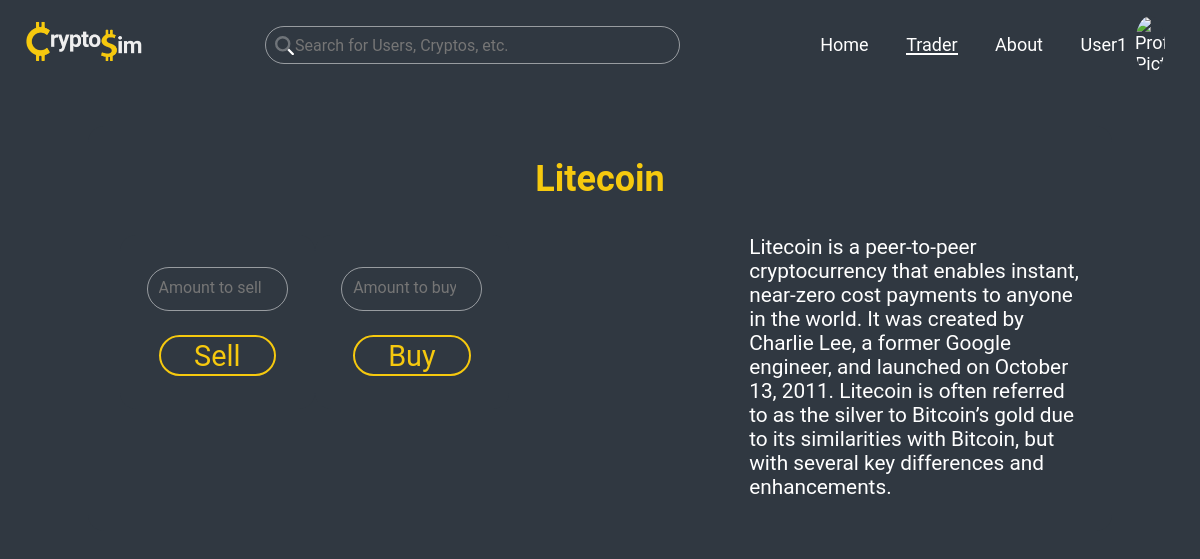
/php/coin_details.php?id=3 (signed in), run on the app's committed database.
### tables this page shows
CREATE TABLE `coin` (
  `id` int(11) NOT NULL,
  `name` varchar(100) NOT NULL,
  `description` varchar(500) NOT NULL
);

### php/coin_details.php (the view, shortened to what this page needs)
<?php
$host = 'localhost';
$dbname = 'web';
$username = 'web';
$password = 'web';
$conn = new mysqli($host, $username, $password, $dbname);
$sql = "SELECT * FROM coin WHERE id = ?";
$stmt = $conn->prepare($sql);
$stmt->bind_param("i", $_GET['id']);
$stmt->execute();
$result = $stmt->get_result();
$coin = $result->fetch_assoc();
?>
<!DOCTYPE html>
<html lang="en">
<head>
    <link rel="stylesheet" href="../css/style.css">
</head>
<header>
    <img src="../img/logo.png">
    <div class="search">
        <input type="text" id="search" name="search" placeholder="Search for Users, Cryptos, etc.">
    </div>
    <div class="navbar">
        <a href="home.php">Home</a>
        <a href="trader.php" class="active">Trader</a>
        <a href="about.php">About</a>
        <a href="profile.php" class="profile-link">
            <?php if (isset($_SESSION['username'])) echo $_SESSION['username'];
            else echo 'Profile'; ?>
            <img src="../<?php echo isset($_SESSION['profile_pic']) ? $_SESSION['profile_pic'] : 'img/profile-placeholder.jpg'; ?>" class="profile-pic" alt="Profile Picture">
        </a>
    </div>
</header>
<body>
<div class="form-container detail-form">
    <h1><?php echo $coin['name']; ?></h1>
    <div class="detail-row">
        <p><?php echo $coin['description']; ?></p>
        <div class="trade-container">
            <form action="buy_coin.php" method="post" class="detail-form-container">
                <input type="number" name="amount" min="1" placeholder="Amount to buy" class="no-magnifying-glass">
                <input type="submit" value="Buy">
            </form>
        </div>
        <div class="trade-container">
            <form action="sell_coin.php" method="post" class="detail-form-container">
                <input type="number" name="amount" min="1" placeholder="Amount to sell" class="no-magnifying-glass">
                <input type="submit" value="Sell">
            </form>
        </div>
    </div>
</body>
</html>

### css/style.css (style rules this page uses)
html { width: 100%; height: 100%; }
body { width: 100%; height: 100%; }
header { width: 100% !important; margin: 0; display: flex; flex-direction: row; align-items: center; }
header img { width: 10%; margin-left: 2%; }
* { font-family: "Roboto", sans-serif; margin: 0; padding: 0; background-color: #303841; }
a { text-decoration: none; color: white; font-size: 150%; }
.navbar { margin-right: 2%; display: flex; width: 40%; text-align: end; align-items: center; justify-content: end; }
.navbar a { position: relative; text-decoration: none; color: white; margin-left: 5%; margin-right: 5%; font-size: 1.5vw; }
.navbar a::before { content: ""; position: absolute; width: 0; height: 2px; bottom: 0; left: 0; background-color: white; transition: width 0.15s ease-in-out; }
.navbar a.active::before { width: 100%; }
.search { width: 70%; color: white; display: flex; justify-content: center }
#search { width: 60%; padding: 1.4%; padding-top: 1.75%; outline: none; background: none; border: 1px solid rgba(255, 255, 255, 0.5); border-radius: 50em; transition: border 0.2s ease; }
input::placeholder { padding-left: 5%; font-size: 1.2em; background-image: url(../img/magnifying-glass-duotone.svg); background-repeat: no-repeat; background-size: 1.2em; }
input { color: white; }
.profile-pic { border-radius: 50%; width: 2.5vw; margin: 0; }
.profile-link { display: flex; align-items: center; gap: 10%; }
.form-container { display: flex; flex-direction: column; align-items: center; gap: 1em; background-color: #303841; padding: 2em; border-radius: 1em; width: 50%; margin: auto; margin-top: 3%; }
.form-container h1 { color: #F6C90E; font-size: 3vw; margin-bottom: 2%; }
.form-container input[type="text"], .form-container input[type="password"], .form-container input[type="date"], .form-container input[type="number"], .form-container select { width: 50%; padding: 0.5em; padding: 1em 0.8em; border: none; border-radius: 5em; background: none; border: 1px solid rgba(255, 255, 255, 0.5); color: white; }
.form-container input[type="submit"] { border: 2px solid #F6C90E; border-radius: 50em; color: #F6C90E; font-size: 180%; padding: 1% 5%; margin: 0.5%; transition: background-color 0.2s ease; text-decoration: none; cursor: pointer; width: 40%; }
.no-magnifying-glass::placeholder { background-image: none; padding: 0; }
.detail-form-container { display: flex; flex-direction: column; align-items: center; gap: 1.5em; background-color: #303841; padding: 2em; border-radius: 1em; width: 80%; margin: auto; }
.form-container p { font-size: 130%; width: 170%; color: #ffffff; text-align: left; padding-left: 25%; }
.trade-container { display: flex; flex-direction: row; justify-content: center; gap: 1em; width: 100%; }
.detail-row { display: flex; flex-direction: row-reverse; justify-content: space-between; align-items: start; }
.detail-form input[type="submit"] { width: 90%; }
.detail-form input[type="number"] { width: 90%; }
.detail-form { width: 80%; }

### data on the page
coin: name "Litecoin", description "Litecoin is a peer-to-peer cryptocurrency that enables instant, near-zero cost payments to anyone in the world. It was created by Charlie Lee, a former Google engineer, and launched on October 13, 2011. Litecoin is often referred to as the silver to Bitcoin’s gold due to its similarities with Bitcoin, but with several key differences and enhancements."

### other printed values
$_SESSION['username'] "User1"
